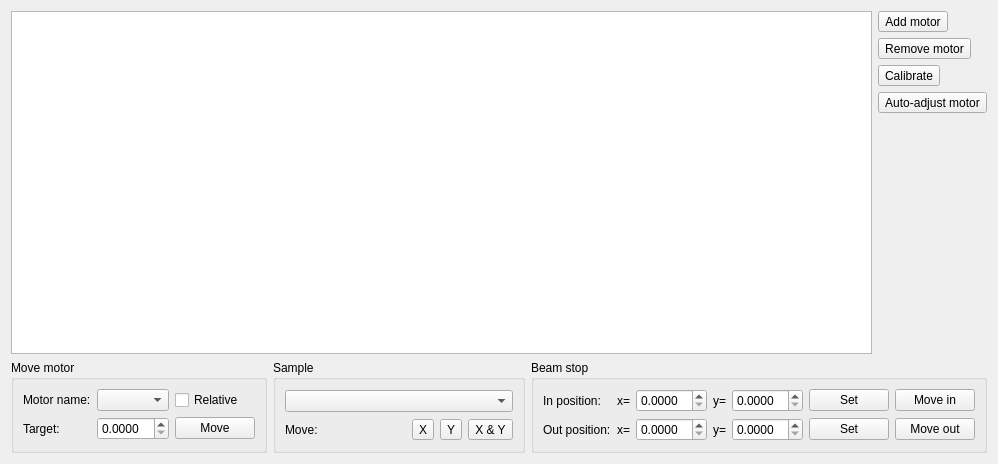
<?xml version="1.0" encoding="UTF-8"?>
<ui version="4.0">
 <class>Form</class>
 <widget class="QWidget" name="Form">
  <property name="geometry">
   <rect>
    <x>0</x>
    <y>0</y>
    <width>998</width>
    <height>464</height>
   </rect>
  </property>
  <property name="windowTitle">
   <string>Motor overview</string>
  </property>
  <property name="windowIcon">
   <iconset resource="../../../resource/icons/icons.qrc">
    <normaloff>:/icons/motor.svg</normaloff>:/icons/motor.svg</iconset>
  </property>
  <layout class="QVBoxLayout" name="verticalLayout">
   <item>
    <layout class="QHBoxLayout" name="horizontalLayout_2">
     <item>
      <widget class="QTreeView" name="treeView">
       <property name="sizePolicy">
        <sizepolicy hsizetype="MinimumExpanding" vsizetype="Minimum">
         <horstretch>0</horstretch>
         <verstretch>0</verstretch>
        </sizepolicy>
       </property>
       <property name="contextMenuPolicy">
        <enum>Qt::CustomContextMenu</enum>
       </property>
       <property name="verticalScrollBarPolicy">
        <enum>Qt::ScrollBarAlwaysOff</enum>
       </property>
       <property name="horizontalScrollBarPolicy">
        <enum>Qt::ScrollBarAlwaysOff</enum>
       </property>
       <property name="sizeAdjustPolicy">
        <enum>QAbstractScrollArea::AdjustToContentsOnFirstShow</enum>
       </property>
       <property name="showDropIndicator" stdset="0">
        <bool>false</bool>
       </property>
       <property name="alternatingRowColors">
        <bool>true</bool>
       </property>
       <property name="rootIsDecorated">
        <bool>false</bool>
       </property>
       <property name="uniformRowHeights">
        <bool>true</bool>
       </property>
       <property name="itemsExpandable">
        <bool>false</bool>
       </property>
       <property name="allColumnsShowFocus">
        <bool>true</bool>
       </property>
       <property name="wordWrap">
        <bool>true</bool>
       </property>
      </widget>
     </item>
     <item>
      <layout class="QVBoxLayout" name="verticalLayout_2">
       <item>
        <widget class="QToolButton" name="addMotorToolButton">
         <property name="toolTip">
          <string>Add a new motor</string>
         </property>
         <property name="text">
          <string>Add motor</string>
         </property>
         <property name="icon">
          <iconset theme="list-add">
           <normaloff>.</normaloff>.</iconset>
         </property>
        </widget>
       </item>
       <item>
        <widget class="QToolButton" name="removeMotorToolButton">
         <property name="toolTip">
          <string>Remove the current motor</string>
         </property>
         <property name="text">
          <string>Remove motor</string>
         </property>
         <property name="icon">
          <iconset theme="list-remove">
           <normaloff>.</normaloff>.</iconset>
         </property>
        </widget>
       </item>
       <item>
        <widget class="QToolButton" name="calibrateMotorToolButton">
         <property name="toolTip">
          <string>Set motor position and limits</string>
         </property>
         <property name="text">
          <string>Calibrate</string>
         </property>
         <property name="icon">
          <iconset resource="../../../resource/icons/icons.qrc">
           <normaloff>:/icons/motorcalibration.svg</normaloff>:/icons/motorcalibration.svg</iconset>
         </property>
        </widget>
       </item>
       <item>
        <widget class="QToolButton" name="autoAdjustMotorToolButton">
         <property name="contextMenuPolicy">
          <enum>Qt::NoContextMenu</enum>
         </property>
         <property name="toolTip">
          <string>Auto-adjust the motor, i.e. search for the zero position</string>
         </property>
         <property name="text">
          <string>Auto-adjust motor</string>
         </property>
         <property name="icon">
          <iconset resource="../../../resource/icons/icons.qrc">
           <normaloff>:/icons/motorconfig.svg</normaloff>:/icons/motorconfig.svg</iconset>
         </property>
        </widget>
       </item>
       <item>
        <spacer name="verticalSpacer">
         <property name="orientation">
          <enum>Qt::Vertical</enum>
         </property>
         <property name="sizeHint" stdset="0">
          <size>
           <width>0</width>
           <height>0</height>
          </size>
         </property>
        </spacer>
       </item>
      </layout>
     </item>
    </layout>
   </item>
   <item>
    <layout class="QHBoxLayout" name="horizontalLayout">
     <item>
      <widget class="QGroupBox" name="moveMotorGroupBox">
       <property name="title">
        <string>Move motor</string>
       </property>
       <layout class="QGridLayout" name="gridLayout_2">
        <item row="1" column="0">
         <widget class="QLabel" name="label_5">
          <property name="text">
           <string>Target:</string>
          </property>
         </widget>
        </item>
        <item row="0" column="0">
         <widget class="QLabel" name="label_4">
          <property name="text">
           <string>Motor name:</string>
          </property>
         </widget>
        </item>
        <item row="0" column="1">
         <widget class="QComboBox" name="motorNameComboBox"/>
        </item>
        <item row="1" column="1">
         <widget class="QDoubleSpinBox" name="motorTargetDoubleSpinBox">
          <property name="decimals">
           <number>4</number>
          </property>
         </widget>
        </item>
        <item row="0" column="2">
         <widget class="QCheckBox" name="relativeMovementCheckBox">
          <property name="text">
           <string>Relative</string>
          </property>
         </widget>
        </item>
        <item row="1" column="2">
         <widget class="QPushButton" name="moveMotorPushButton">
          <property name="text">
           <string>Move</string>
          </property>
         </widget>
        </item>
       </layout>
      </widget>
     </item>
     <item>
      <widget class="QGroupBox" name="groupBox_2">
       <property name="title">
        <string>Sample</string>
       </property>
       <layout class="QGridLayout" name="gridLayout_3">
        <item row="0" column="0">
         <widget class="QComboBox" name="sampleNameComboBox"/>
        </item>
        <item row="2" column="0">
         <layout class="QHBoxLayout" name="horizontalLayout_3">
          <item>
           <widget class="QLabel" name="label_9">
            <property name="text">
             <string>Move:</string>
            </property>
           </widget>
          </item>
          <item>
           <widget class="QToolButton" name="movetoSampleXToolButton">
            <property name="text">
             <string>X</string>
            </property>
           </widget>
          </item>
          <item>
           <widget class="QToolButton" name="movetoSampleYToolButton">
            <property name="text">
             <string>Y</string>
            </property>
           </widget>
          </item>
          <item>
           <widget class="QToolButton" name="movetoSampleToolButton">
            <property name="text">
             <string>X &amp;&amp; Y</string>
            </property>
           </widget>
          </item>
         </layout>
        </item>
       </layout>
      </widget>
     </item>
     <item>
      <widget class="QGroupBox" name="groupBox_3">
       <property name="title">
        <string>Beam stop</string>
       </property>
       <layout class="QGridLayout" name="gridLayout_4">
        <item row="0" column="5">
         <widget class="QPushButton" name="calibrateBeamStopInPushButton">
          <property name="sizePolicy">
           <sizepolicy hsizetype="Maximum" vsizetype="Fixed">
            <horstretch>0</horstretch>
            <verstretch>0</verstretch>
           </sizepolicy>
          </property>
          <property name="text">
           <string>Set</string>
          </property>
         </widget>
        </item>
        <item row="1" column="6">
         <widget class="QPushButton" name="moveBeamStopOutPushButton">
          <property name="sizePolicy">
           <sizepolicy hsizetype="Maximum" vsizetype="Fixed">
            <horstretch>0</horstretch>
            <verstretch>0</verstretch>
           </sizepolicy>
          </property>
          <property name="text">
           <string>Move out</string>
          </property>
         </widget>
        </item>
        <item row="1" column="5">
         <widget class="QPushButton" name="calibrateBeamStopOutPushButton">
          <property name="sizePolicy">
           <sizepolicy hsizetype="Maximum" vsizetype="Fixed">
            <horstretch>0</horstretch>
            <verstretch>0</verstretch>
           </sizepolicy>
          </property>
          <property name="text">
           <string>Set</string>
          </property>
         </widget>
        </item>
        <item row="0" column="6">
         <widget class="QPushButton" name="moveBeamStopInPushButton">
          <property name="sizePolicy">
           <sizepolicy hsizetype="Maximum" vsizetype="Fixed">
            <horstretch>0</horstretch>
            <verstretch>0</verstretch>
           </sizepolicy>
          </property>
          <property name="text">
           <string>Move in</string>
          </property>
         </widget>
        </item>
        <item row="0" column="2">
         <widget class="QDoubleSpinBox" name="beamStopInXDoubleSpinBox">
          <property name="decimals">
           <number>4</number>
          </property>
         </widget>
        </item>
        <item row="0" column="1">
         <widget class="QLabel" name="label_3">
          <property name="text">
           <string>x=</string>
          </property>
         </widget>
        </item>
        <item row="1" column="2">
         <widget class="QDoubleSpinBox" name="beamStopOutXDoubleSpinBox">
          <property name="decimals">
           <number>4</number>
          </property>
         </widget>
        </item>
        <item row="0" column="0">
         <widget class="QLabel" name="label">
          <property name="text">
           <string>In position:</string>
          </property>
         </widget>
        </item>
        <item row="0" column="4">
         <widget class="QDoubleSpinBox" name="beamStopInYDoubleSpinBox">
          <property name="decimals">
           <number>4</number>
          </property>
         </widget>
        </item>
        <item row="1" column="1">
         <widget class="QLabel" name="label_6">
          <property name="text">
           <string>x=</string>
          </property>
         </widget>
        </item>
        <item row="1" column="0">
         <widget class="QLabel" name="label_2">
          <property name="text">
           <string>Out position:</string>
          </property>
         </widget>
        </item>
        <item row="1" column="4">
         <widget class="QDoubleSpinBox" name="beamStopOutYDoubleSpinBox">
          <property name="decimals">
           <number>4</number>
          </property>
         </widget>
        </item>
        <item row="0" column="3">
         <widget class="QLabel" name="label_7">
          <property name="text">
           <string>y=</string>
          </property>
         </widget>
        </item>
        <item row="1" column="3">
         <widget class="QLabel" name="label_8">
          <property name="text">
           <string>y=</string>
          </property>
         </widget>
        </item>
       </layout>
      </widget>
     </item>
    </layout>
   </item>
  </layout>
 </widget>
 <tabstops>
  <tabstop>treeView</tabstop>
  <tabstop>addMotorToolButton</tabstop>
  <tabstop>removeMotorToolButton</tabstop>
  <tabstop>calibrateMotorToolButton</tabstop>
  <tabstop>autoAdjustMotorToolButton</tabstop>
  <tabstop>motorNameComboBox</tabstop>
  <tabstop>relativeMovementCheckBox</tabstop>
  <tabstop>motorTargetDoubleSpinBox</tabstop>
  <tabstop>moveMotorPushButton</tabstop>
  <tabstop>sampleNameComboBox</tabstop>
  <tabstop>beamStopInXDoubleSpinBox</tabstop>
  <tabstop>beamStopInYDoubleSpinBox</tabstop>
  <tabstop>calibrateBeamStopInPushButton</tabstop>
  <tabstop>moveBeamStopInPushButton</tabstop>
  <tabstop>beamStopOutXDoubleSpinBox</tabstop>
  <tabstop>beamStopOutYDoubleSpinBox</tabstop>
  <tabstop>calibrateBeamStopOutPushButton</tabstop>
  <tabstop>moveBeamStopOutPushButton</tabstop>
 </tabstops>
 <resources>
  <include location="../../../resource/icons/icons.qrc"/>
 </resources>
 <connections/>
</ui>
